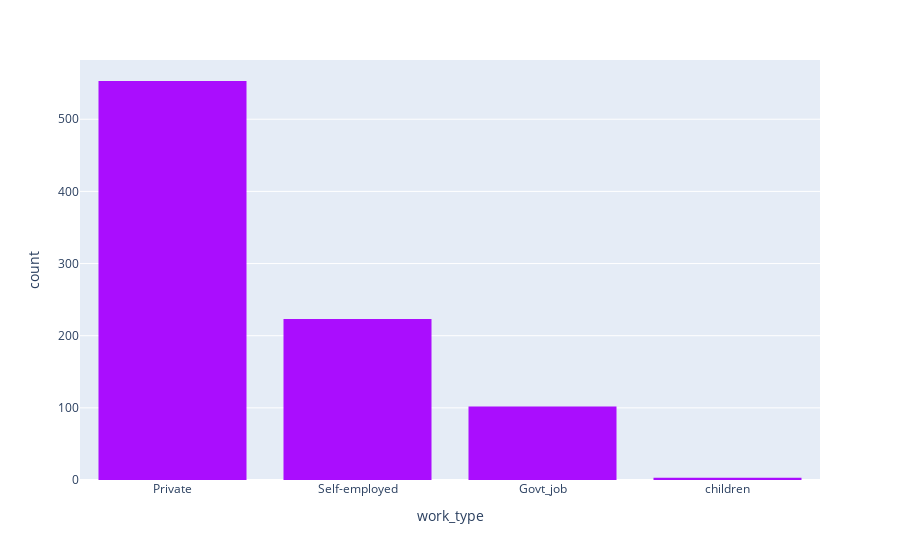

The notebook cell this image was saved under:
### Markdown cell above
6. work type:
- no missing values as shown above.
- stroke vs work type.
- Test work type vs train work type(stroke and non stroke patients).

### Code cell
fig = px.histogram(stroke_patients, x="work_type",  color_discrete_sequence=px.colors.qualitative.Alphabet)
fig.show()

### Figure 1 — Plotly figure (JSON) as saved in the notebook; plotly's stock layout.template omitted (floating-point values rounded to 4 significant figures; data arrays with more than 128 entries replaced by an {"elided": "..."} marker saying what was removed)
{"data": [{"alignmentgroup": "True", "bingroup": "x", "hovertemplate": "work_type=%{x}<br>count=%{y}<extra></extra>", "legendgroup": "", "marker": {"color": "#AA0DFE", "pattern": {"shape": ""}}, "name": "", "offsetgroup": "", "orientation": "v", "showlegend": false, "type": "histogram", "x": {"elided": "881 str values"}, "xaxis": "x", "yaxis": "y"}], "layout": {"barmode": "relative", "legend": {"tracegroupgap": 0}, "margin": {"t": 60}, "xaxis": {"anchor": "y", "domain": [0, 1], "title": {"text": "work_type"}}, "yaxis": {"anchor": "x", "domain": [0, 1], "title": {"text": "count"}}}}
